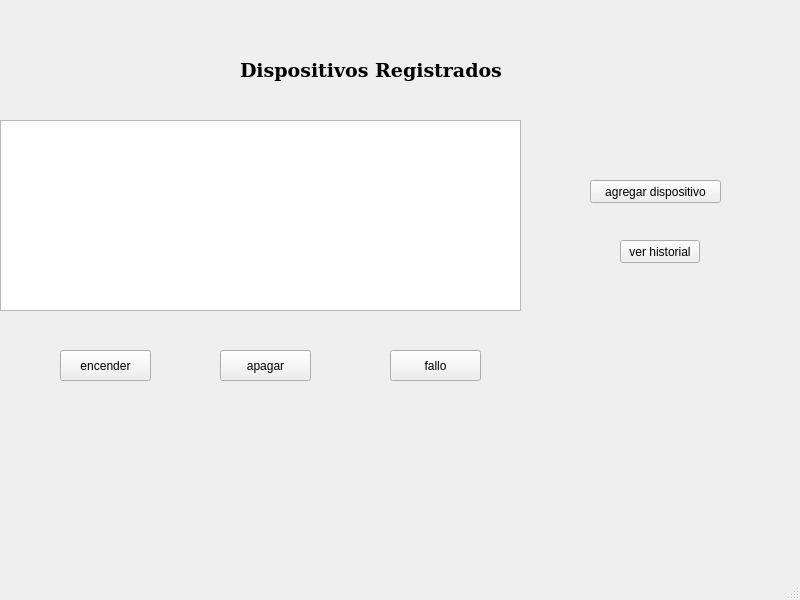
<?xml version="1.0" encoding="UTF-8"?>
<ui version="4.0">
 <class>MainWindow</class>
 <widget class="QMainWindow" name="MainWindow">
  <property name="geometry">
   <rect>
    <x>0</x>
    <y>0</y>
    <width>800</width>
    <height>600</height>
   </rect>
  </property>
  <property name="windowTitle">
   <string>MainWindow</string>
  </property>
  <widget class="QWidget" name="centralwidget">
   <widget class="QListWidget" name="listWidget">
    <property name="geometry">
     <rect>
      <x>0</x>
      <y>120</y>
      <width>521</width>
      <height>191</height>
     </rect>
    </property>
   </widget>
   <widget class="QPushButton" name="pushButton">
    <property name="geometry">
     <rect>
      <x>60</x>
      <y>350</y>
      <width>91</width>
      <height>31</height>
     </rect>
    </property>
    <property name="text">
     <string>encender</string>
    </property>
   </widget>
   <widget class="QPushButton" name="pushButton_2">
    <property name="geometry">
     <rect>
      <x>220</x>
      <y>350</y>
      <width>91</width>
      <height>31</height>
     </rect>
    </property>
    <property name="text">
     <string>apagar</string>
    </property>
   </widget>
   <widget class="QPushButton" name="pushButton_3">
    <property name="geometry">
     <rect>
      <x>390</x>
      <y>350</y>
      <width>91</width>
      <height>31</height>
     </rect>
    </property>
    <property name="text">
     <string>fallo</string>
    </property>
   </widget>
   <widget class="QPushButton" name="pushButton_4">
    <property name="geometry">
     <rect>
      <x>590</x>
      <y>180</y>
      <width>131</width>
      <height>23</height>
     </rect>
    </property>
    <property name="text">
     <string>agregar dispositivo</string>
    </property>
   </widget>
   <widget class="QPushButton" name="pushButton_5">
    <property name="geometry">
     <rect>
      <x>620</x>
      <y>240</y>
      <width>80</width>
      <height>23</height>
     </rect>
    </property>
    <property name="text">
     <string>ver historial</string>
    </property>
   </widget>
   <widget class="QLabel" name="label">
    <property name="geometry">
     <rect>
      <x>240</x>
      <y>60</y>
      <width>271</width>
      <height>21</height>
     </rect>
    </property>
    <property name="font">
     <font>
      <family>DejaVu Serif</family>
      <pointsize>14</pointsize>
      <weight>75</weight>
      <bold>true</bold>
     </font>
    </property>
    <property name="text">
     <string>Dispositivos Registrados</string>
    </property>
   </widget>
  </widget>
  <widget class="QMenuBar" name="menubar">
   <property name="geometry">
    <rect>
     <x>0</x>
     <y>0</y>
     <width>800</width>
     <height>20</height>
    </rect>
   </property>
  </widget>
  <widget class="QStatusBar" name="statusbar"/>
 </widget>
 <resources/>
 <connections/>
</ui>
